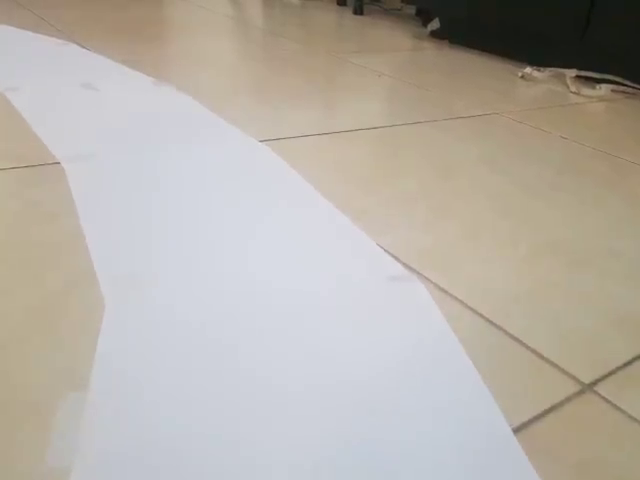
#> input picture frame 73 of Master/TrainingAndTesting/video.mp4, 640 x 480 px, given in place of video2.mp4, which was not available
$ python test.py
#> lines starting #> are read from the running program, lines starting #| are printed output that depends on the picture; after the words box and inside, x2 and y2 are one past the last pixel; in counts of white or black regions, pixels touching at a corner belong together; pictures that were not available may be replaced by others from this repository, and a replacement may not be noted
#> further down, img is the input picture: shape (480, 640, 3); mean B, G, R 167.4, 175.7, 181.8
import cv2 as cv
import matplotlib.pyplot as plt
import numpy as np

def blurAndGrayscale(img):
    gray_image = cv.cvtColor(img,cv.COLOR_BGR2GRAY)
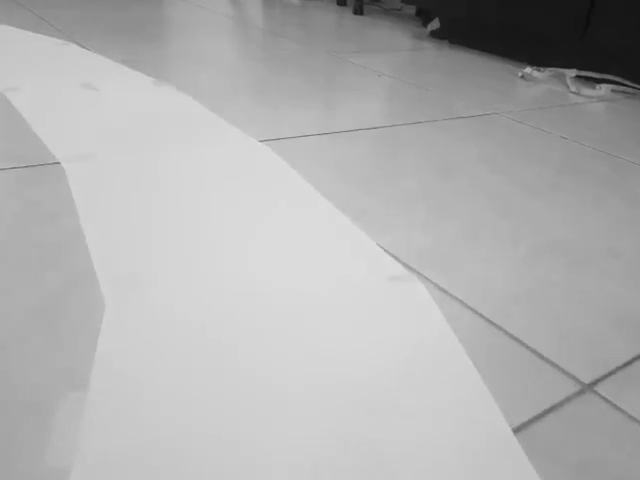
#> gray_image: shape (480, 640); min 11, max 228, mean 176.6
    blur_img = cv.GaussianBlur(gray_image,(5,5),0)
    return blur_img

def canny(img):
    canny_img = cv.Canny(img,40,100)
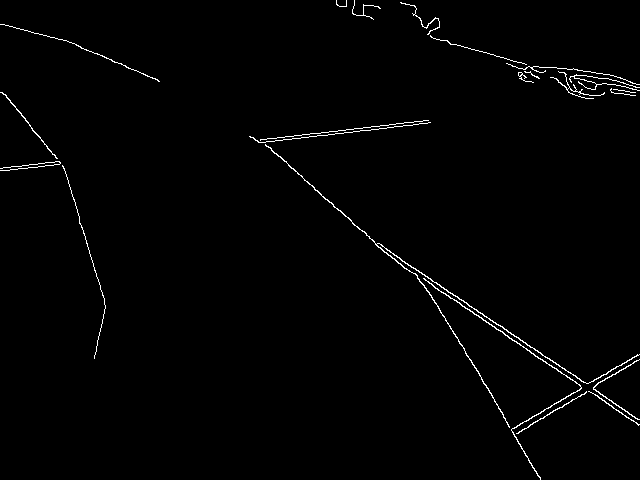
#> canny_img: shape (480, 640); 1.2% white in thin lines or dots
    return canny_img


def capture_region_of_interest(img):
    height,width = img.shape[0],img.shape[1] # height of image
#> height = 480; width = 640
    TOP_LEFT = (70,0)
    TOP_RIGHT = (660,500)
    BOTTOM_LEFT = (300,height)
#> BOTTOM_LEFT = (300, 480)
    BOTTOM_RIGHT = (1000,height)
#> BOTTOM_RIGHT = (1000, 480)
    REGION_OF_INTEREST = [BOTTOM_LEFT,BOTTOM_RIGHT,TOP_RIGHT]
#> REGION_OF_INTEREST = [(300, 480), (1000, 480), (660, 500)]
    polygons = np.array([REGION_OF_INTEREST])
#> polygons = [[300, 480], [1000, 480], [660, 500]]
    polygon_mask = np.zeros_like(img) # creating triangle mask for image

    cv.fillPoly(polygon_mask,polygons,255) # fill mask with white triangle
#> polygon_mask: shape (480, 640); every value is 0
    masked_image = cv.bitwise_and(img,polygon_mask)

    return masked_image

def map_regions_of_interest(img):
    plt.imshow(img)
    plt.show()


def display_lane_lines(img,lines):
    line_image = np.zeros_like(img)
    left_lines = []
    right_lines = []
    straight_lines = []
    if lines is not None:
        for line in lines:
            x1,y1,x2,y2 = line.reshape(4)
            slope = (x2-x1) / (y2-y1)
            if slope<0:
                left_lines.append(line)
            elif slope > 0:
                right_lines.append(line)
            else:
                straight_lines.append(line)

        left_slope, left_intercept = np.mean([(y2 - y1) / (x2 - x1) for line in left_lines for x1, y1, x2, y2 in line]), np.mean([y1 - (y2 - y1) / (x2 - x1) * x1 for line in left_lines for x1, y1, x2, y2 in line])
        right_slope, right_intercept = np.mean([(y2 - y1) / (x2 - x1) for line in right_lines for x1, y1, x2, y2 in line]), np.mean([y1 - (y2 - y1) / (x2 - x1) * x1 for line in right_lines for x1, y1, x2, y2 in line])

        if left_slope < 0 and right_slope > 0:
            direction = 'left'
        elif left_slope > 0 and right_slope < 0:
            direction = 'right'
        else:
            direction = 'straight'

        print('Direction:', direction)

        cv.line(line_image, (x1,y1),(x2,y2), (255,0,255),10)

        return line_image, direction

    return None, "Straight"


if __name__ == '__main__':
    cap = cv.VideoCapture("video2.mp4")
    while True:
        _, img = cap.read()
        grey_image = blurAndGrayscale(img)
        canny_img = canny(grey_image)
        # map_regions_of_interest(canny_img)

        cv.imshow("Canny image",canny_img)
        roi_image = capture_region_of_interest(canny_img)

        # roi_GREY = capture_region_of_interest(img)
        # roi_GREY = cv.cvtColor(roi_GREY,cv.COLOR_BGR2GRAY)
        cv.imshow("Region of interest",roi_image)

        lines = cv.HoughLinesP(roi_image, rho=1, theta=np.pi/180, threshold=100, minLineLength=50, maxLineGap=10)
#> lines = None

        lane_detected_img, direction = display_lane_lines(img,lines)
#> direction = 'Straight'
        if lane_detected_img is not None:
            font = cv.FONT_HERSHEY_SIMPLEX

            cv.putText(img,direction,(0,50), font,3, (0, 255, 0), 2, cv.LINE_AA)
            combo_image = cv.addWeighted(lane_detected_img,0.8,img,1,0)

            cv.imshow("Lane detected image",combo_image)

        if (cv.waitKey(25) & 0xFF) == ord('q'):
#> (key q is pressed here)
            cv.destroyAllWindows()
            break

$ run again, starting later in the video
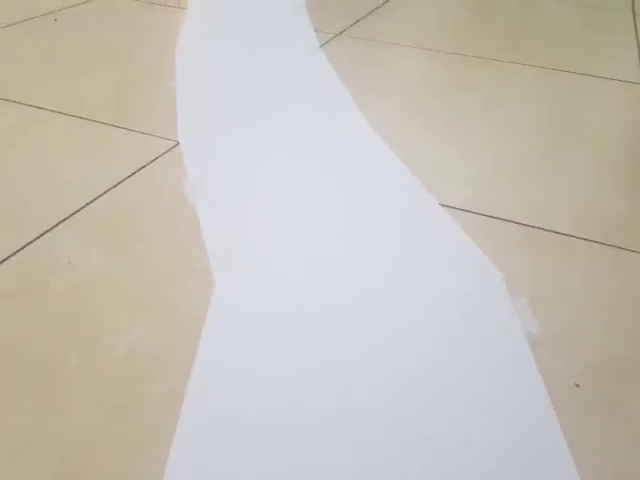
#> input picture frame 329 of Master/TrainingAndTesting/video.mp4, 640 x 480 px, given in place of video2.mp4, which was not available
#> img is the input picture: shape (480, 640, 3); mean B, G, R 184.2, 192.9, 198.1
#> in blurAndGrayscale, `gray_image = cv.cvtColor(img,cv.COLOR_BGR2GRAY)`:
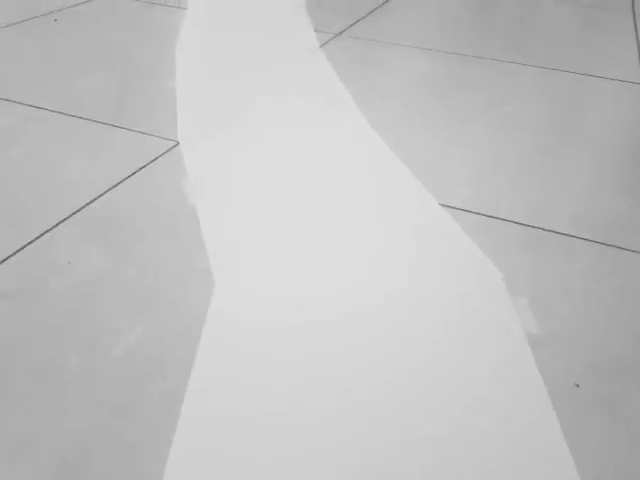
#> gray_image: shape (480, 640); min 92, max 223, mean 193.4
#> in canny, `canny_img = cv.Canny(img,40,100)`:
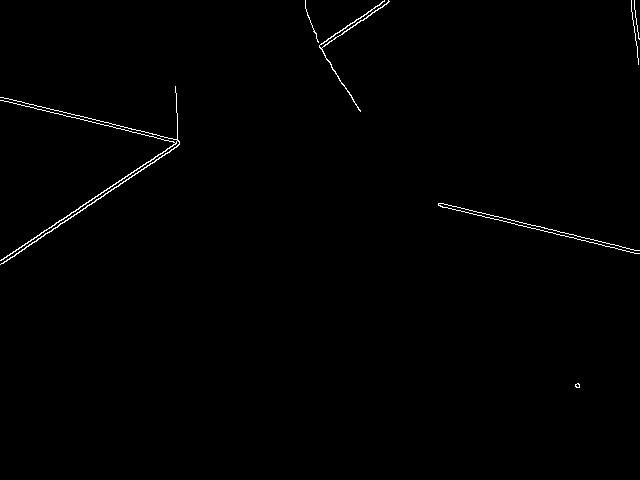
#> canny_img: shape (480, 640); 0.62% white in thin lines or dots, all inside (x1, y1, x2, y2) = (0, 0, 640, 388)
#> polygon_mask: shape (480, 640); every value is 0
#> lines = None
#> direction = 'Straight'

$ run again, starting later in the video
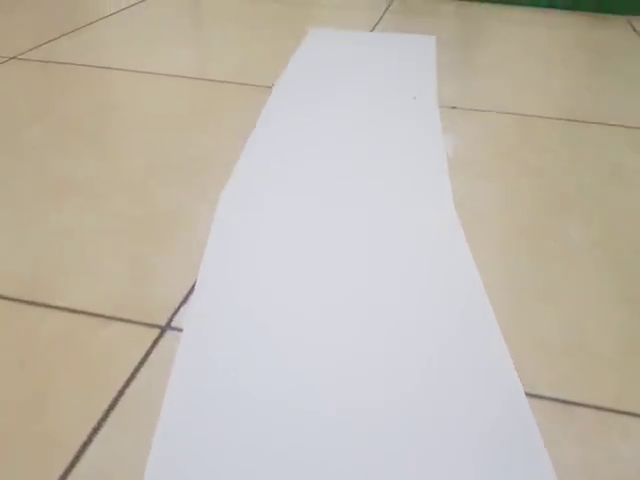
#> input picture frame 586 of Master/TrainingAndTesting/video.mp4, 640 x 480 px, given in place of video2.mp4, which was not available
#> img is the input picture: shape (480, 640, 3); mean B, G, R 174.5, 185.8, 192.9
#> in blurAndGrayscale, `gray_image = cv.cvtColor(img,cv.COLOR_BGR2GRAY)`:
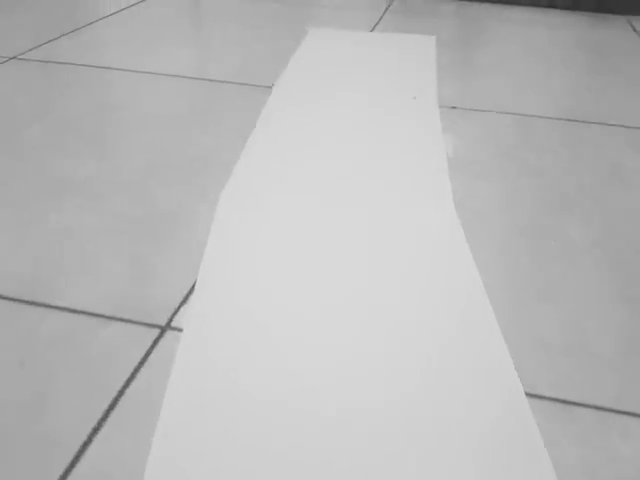
#> gray_image: shape (480, 640); min 44, max 217, mean 186.6
#> in canny, `canny_img = cv.Canny(img,40,100)`:
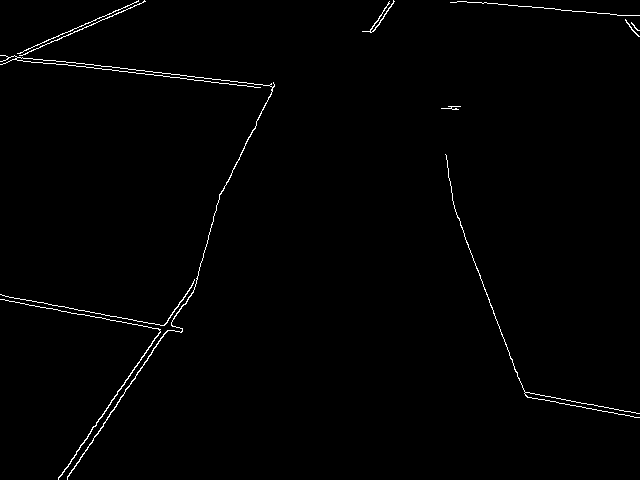
#> canny_img: shape (480, 640); 0.97% white in thin lines or dots
#> polygon_mask: shape (480, 640); every value is 0
#> lines = None
#> direction = 'Straight'
